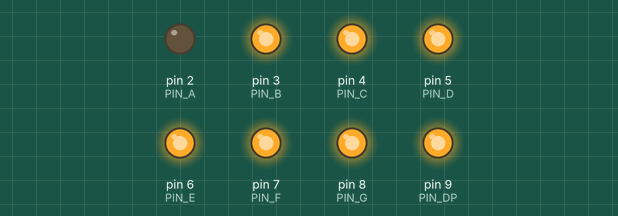
Bench run of a sketch on a simulated Arduino Uno, built with avr-gcc and run on an emulated ATmega328P. Parts: output pins drawn as LEDs (lit = HIGH).

Above: at 0.5 s.
At 3.0 s:
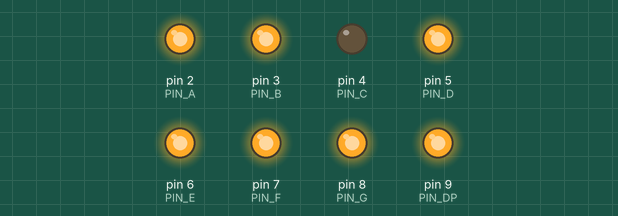
At 4.2 s:
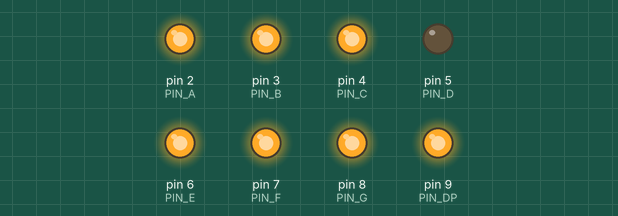
At 5.5 s:
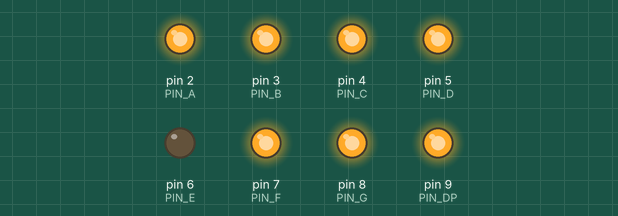
At 8.0 s:
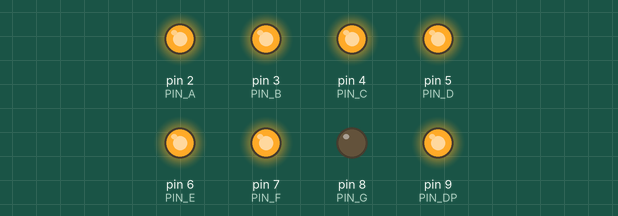
At 11.7 s:
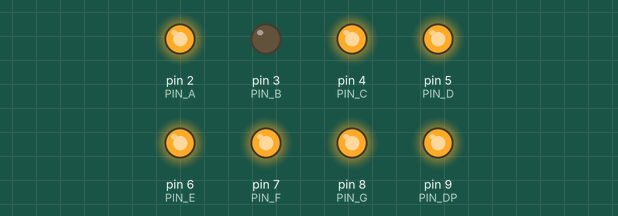
Timing chart, 0 to 13.0 s (numbered marks = the images above):
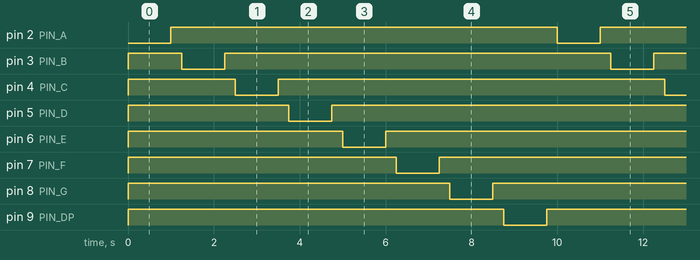

The sketch:

each7segmen.ino
```cpp
const int PIN_A = 2;
const int PIN_B = 3;
const int PIN_C = 4;
const int PIN_D = 5;
const int PIN_E = 6;
const int PIN_F = 7;
const int PIN_G = 8;
const int PIN_DP = 9;

void setup() {
  // put your setup code here, to run once:
  for(byte pin = PIN_A; pin <= PIN_DP ; pin ++)
  {
    pinMode(pin, OUTPUT);
    digitalWrite(pin, HIGH);
  }
}

void loop() {
  // put your main code here, to run repeatedly:

  digitalWrite(PIN_A,LOW);
  delay(1000);
  digitalWrite(PIN_A,HIGH);
  delay(250);
  digitalWrite(PIN_B,LOW);
  delay(1000);
  digitalWrite(PIN_B,HIGH);
  delay(250);
  digitalWrite(PIN_C,LOW);
  delay(1000);
  digitalWrite(PIN_C,HIGH);
  delay(250);
  digitalWrite(PIN_D,LOW);
  delay(1000);
  digitalWrite(PIN_D,HIGH);
  delay(250);
  digitalWrite(PIN_E,LOW);
  delay(1000);
  digitalWrite(PIN_E,HIGH);
  delay(250);
  digitalWrite(PIN_F,LOW);
  delay(1000);
  digitalWrite(PIN_F,HIGH);
  delay(250);
  digitalWrite(PIN_G,LOW);
  delay(1000);
  digitalWrite(PIN_G,HIGH);
  delay(250);
  digitalWrite(PIN_DP,LOW);
  delay(1000);
  digitalWrite(PIN_DP,HIGH);
  delay(250);
}
```

Measured:
- by itself, pin 2 (PIN_A), pin 3 (PIN_B), pin 4 (PIN_C), pin 5 (PIN_D), pin 6 (PIN_E), pin 7 (PIN_F), pin 8 (PIN_G), pin 9 (PIN_DP): alternates HIGH for 9.0 s and LOW for 1.0 s
- by itself, everything shown: repeats every 10.0 s, in 16 steps
